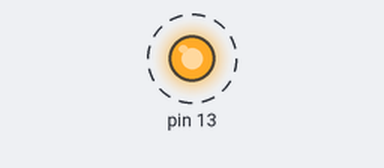
The program below on a simulated Raspberry Pi (header pin numbers). Shown: output pins drawn as LEDs (lit = HIGH). Dashed ring = blinking.

Above: at 0.5 s.
Timing chart, 0 to 4.6 s (numbered marks = the images above):
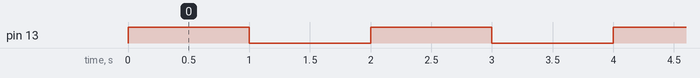

Measured:
- by itself, pin 13: alternates HIGH for 1.0 s and LOW for 1.0 s

The program:

led_updated.py
```python
# I uploaded the code only because I don't have the board to simulate the led
# controlling behaviour
# Hardware :
# - connect a button to pin 12 of raspberry and other button terminal to ground
#    through 1kohm resistor
# - connect the led cathode to pin 13 while the anode pin connected to 3.3V
#   through 10KOhm resistor

"""
20160124
All code scanned and modified by stillborn86 (c)

This sketch is designed to blink an LED until a pushbutton is pressed.  At that
time, the blinking will stop until the pushbutton is pressed again.  A secondary
press will initiate the blinking once again.

"""

# To access the GPIO from python
import RPi.GPIO as GPIO
# To enable to use delays
import time

# Set initial value for pushbutton and run variables
ReadValue = 0
run = 1

# Use the bin numbering as counted on board
GPIO.setmode(GPIO.BOARD)

# To set pin directions to be input/output
GPIO.setup(12, GPIO.IN)
GPIO.setup(13, GPIO.OUT)

def blink():
    while (run == 1):
        # Set LED to on and wait one second
        GPIO.output(13,1)
        time.sleep(1)
        # Set LED to off and wait one second
        GPIO.output(13,0)
        time.sleep(1)

# Create multithreading for simultaneous processes
from threading import Thread
t1 = blink()
#t2 = Thread(target=read)

# Start blinking threaded processes
t1.start()

try:
    while True:
        ReadValue = GPIO.input(12)

        if(ReadValue == 1):
            if(run == 0):
                run = 1
                t1.start()
            elif(run == 1):
                run = 0
                t1._stop()
                GPIO.output(13,0)
            ReadValue = 0

except KeyboardInterrupt:
    print("\nA keyboard interrupt has been detected!")

except:
    print("\nAn error or exception has occurred!")

finally:
    GPIO.cleanup()
```
